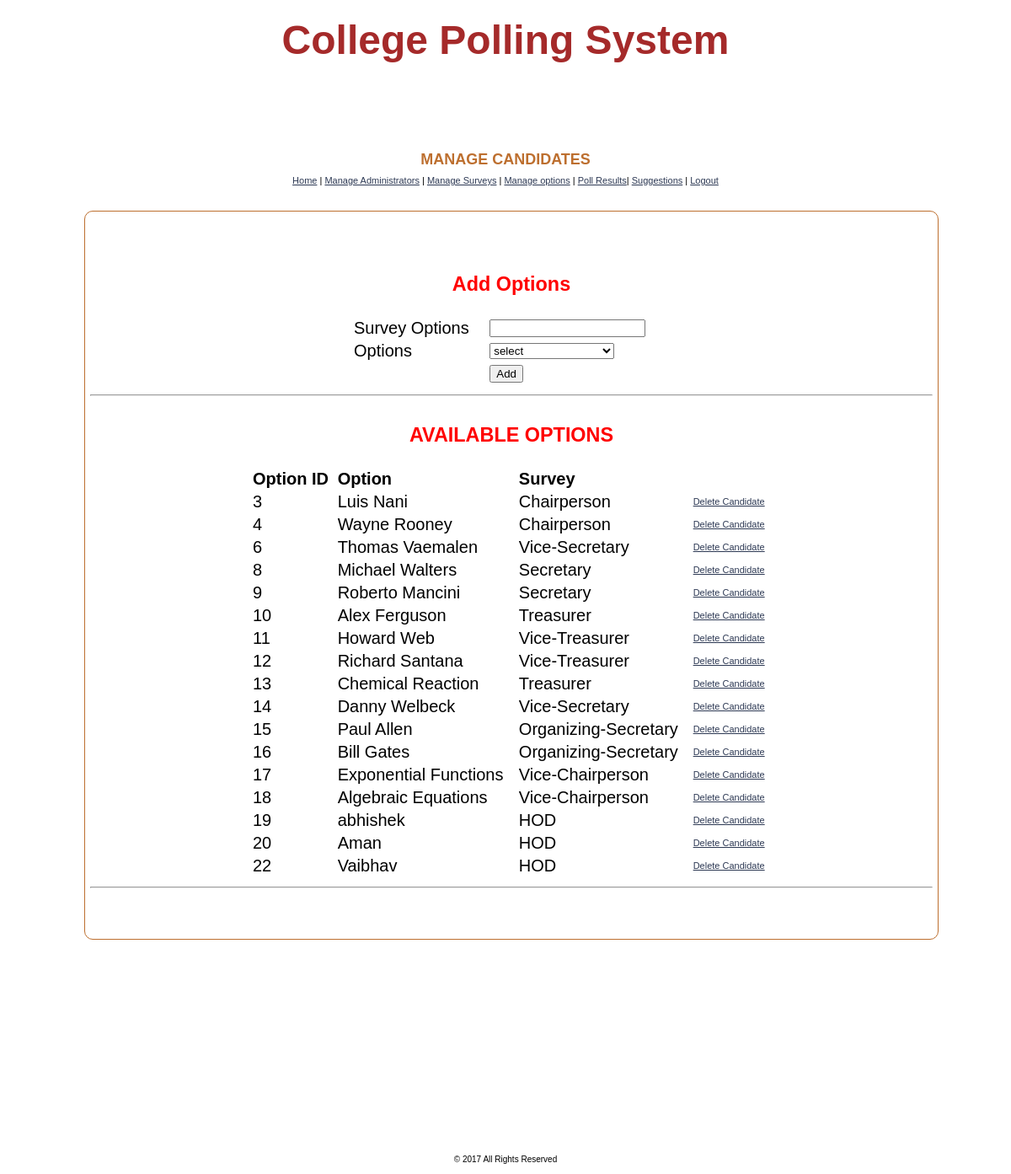
The page /admin/candidates.php (signed in) on the database its author committed.
### tables this page shows
CREATE TABLE IF NOT EXISTS `tbcandidates` (
  `candidate_id` int(5) NOT NULL AUTO_INCREMENT,
  `candidate_name` varchar(45) NOT NULL,
  `candidate_position` varchar(45) NOT NULL,
  `candidate_cvotes` int(11) NOT NULL,
  PRIMARY KEY (`candidate_id`)
);

### admin/candidates.php (the view, shortened to what this page needs)
<?php
require('../connection.php');
$result=mysqli_query($conn,"SELECT * FROM tbCandidates")
or die("There are no records to display ... \n" . mysqli_error($conn));
?>
<?php
$positions_retrieved=mysqli_query($conn,"SELECT * FROM tbPositions")
or die("There are no records to display ... \n" . mysqli_error($conn));
?>
<!DOCTYPE html PUBLIC "-//W3C//DTD XHTML 1.0 Transitional//EN" "http://www.w3.org/TR/xhtml1/DTD/xhtml1-transitional.dtd">
<html xmlns="http://www.w3.org/1999/xhtml">
<head>
<link href="css/admin_styles.css" rel="stylesheet" type="text/css" />
</head>
<body bgcolor="white">
<center><b><font color = "brown" size="8">College Polling System</font></b></center><br><br>
<div id="page">
<div id="header">
  <h1>MANAGE CANDIDATES</h1>
  <a href="admin.php">Home</a> | <a href="manage-admins.php">Manage Administrators</a> | <a href="positions.php">Manage Surveys</a> | <a href="candidates.php">Manage options</a> | <a href="refresh.php">Poll Results</a>| <a href="suggestion.php">Suggestions</a> | <a href="logout.php">Logout</a>
</div>
<div id="container">
<table width="380" align="center">
<CAPTION><h3>Add Options</h3></CAPTION>
<form name="fmCandidates" id="fmCandidates" action="candidates.php" method="post" onsubmit="return candidateValidate(this)">
<tr>
    <td>Survey Options</td>
    <td><input type="text" name="name" /></td>
</tr>
<tr>
    <td>Options</td>
    <td><SELECT NAME="position" id="position">select
    <OPTION VALUE="select">select
    <?php
    while ($row=mysqli_fetch_array($positions_retrieved)){
    echo "<OPTION VALUE=$row[position_name]>$row[position_name]";
    }
    ?>
    </SELECT>
    </td>
</tr>
<tr>
    <td>&nbsp;</td>
    <td><input type="submit" name="Submit" value="Add" /></td>
</tr>
</table>
<hr>
<table border="0" width="620" align="center">
<CAPTION><h3>AVAILABLE OPTIONS</h3></CAPTION>
<tr>
<th>Option ID</th>
<th>Option</th>
<th>Survey</th>
</tr>
<?php
while ($row=mysqli_fetch_array($result)){
echo "<tr>";
echo "<td>" . $row['candidate_id']."</td>";
echo "<td>" . $row['candidate_name']."</td>";
echo "<td>" . $row['candidate_position']."</td>";
echo '<td><a href="candidates.php?id=' . $row['candidate_id'] . '">Delete Candidate</a></td>';
echo "</tr>";
}
?>
</table>
<hr>
</div>
<div id="footer">
  <div class="bottom_addr">&copy; 2017 All Rights Reserved</div>
</div>
</div>
</body>
</html>

### admin/css/admin_styles.css (style rules this page uses)
body { font: 11px Verdana, Arial, Helvetica, sans-serif; background-color: white; margin: 0px; padding: 20px 10px 0px; }
.bottom_addr { font-size: 11px; color: #000; padding: 5px 0 12px 0; text-align:center; font-size:10px; }
h1 { color: #bd6f2f; margin: 0px 0px 5px; padding: 0px 0px 3px; font: bold 18px Verdana, Arial, Helvetica, sans-serif; text-align:center; }
h3 { color:red; }
a { color: #2D3954; font-size: 11px; }
th { font-weight: bold; text-align: left; }
#page { width:1000px; margin:0 auto; margin-top:80px; padding-top:0px; background: white; height:auto; }
#header { text-align:center; }
#container { border:#bd6f2f solid 1px; border-radius: 10px; padding:50px 6px 50px 6px; width:1000px; margin:0 auto; font-size:20px; text-align:justify; margin-top:30px; background-color: white; }
#footer { width:800px; margin:0 auto; margin-top:250px; background:white; }

### rows shown on the page
tbcandidates: candidate_id "3", candidate_name "Luis Nani", candidate_position "Chairperson"
tbcandidates: candidate_id "4", candidate_name "Wayne Rooney", candidate_position "Chairperson"
tbcandidates: candidate_id "6", candidate_name "Thomas Vaemalen", candidate_position "Vice-Secretary"
tbcandidates: candidate_id "8", candidate_name "Michael Walters", candidate_position "Secretary"
tbcandidates: candidate_id "9", candidate_name "Roberto Mancini", candidate_position "Secretary"
tbcandidates: candidate_id "10", candidate_name "Alex Ferguson", candidate_position "Treasurer"
tbcandidates: candidate_id "11", candidate_name "Howard Web", candidate_position "Vice-Treasurer"
tbcandidates: candidate_id "12", candidate_name "Richard Santana", candidate_position "Vice-Treasurer"
tbcandidates: candidate_id "13", candidate_name "Chemical Reaction", candidate_position "Treasurer"
tbcandidates: candidate_id "14", candidate_name "Danny Welbeck", candidate_position "Vice-Secretary"
tbcandidates: candidate_id "15", candidate_name "Paul Allen", candidate_position "Organizing-Secretary"
tbcandidates: candidate_id "16", candidate_name "Bill Gates", candidate_position "Organizing-Secretary"
tbcandidates: candidate_id "17", candidate_name "Exponential Functions", candidate_position "Vice-Chairperson"
tbcandidates: candidate_id "18", candidate_name "Algebraic Equations", candidate_position "Vice-Chairperson"
tbcandidates: candidate_id "19", candidate_name "abhishek", candidate_position "HOD"
tbcandidates: candidate_id "20", candidate_name "Aman", candidate_position "HOD"
tbcandidates: candidate_id "22", candidate_name "Vaibhav", candidate_position "HOD"
